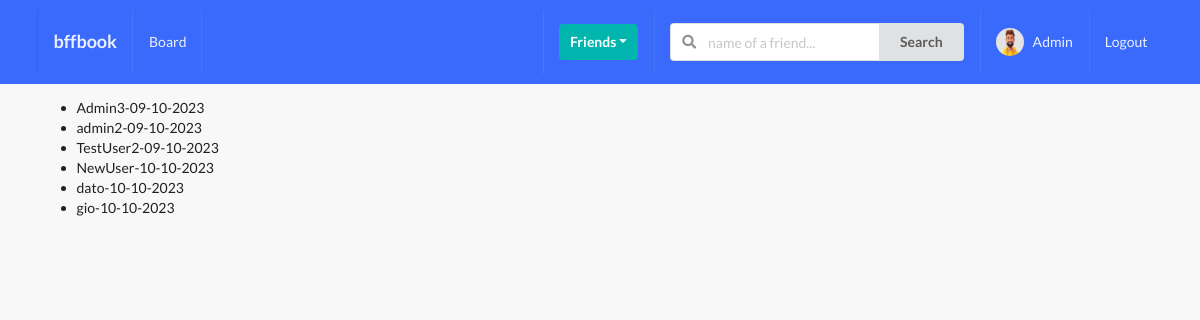
The page /profiles/to-invite/ (signed in) on the database its author committed.
### profiles/models.py (models this page shows, shortened)
class Profile(models.Model):
    first_name = models.CharField(max_length=200, blank=True)
    last_name = models.CharField(max_length=200, blank=True)
    user = models.OneToOneField(User, on_delete=models.CASCADE)
    bio = models.TextField(default="no bio...", max_length=300)
    email = models.EmailField(max_length=200, blank=True)
    country = models.CharField(max_length=200, blank=True)
    avatar = models.ImageField(default='avatar.png', upload_to='avatars/')
    friends = models.ManyToManyField(User, blank=True, related_name='friends')
    slug = models.SlugField(unique=True, blank=True)
    updated = models.DateTimeField(auto_now=True)
    created = models.DateTimeField(auto_now_add=True)
    objects = ProfileManager()
    def __str__(self):
        return f"{self.user.username}-{self.created.strftime('%d-%m-%Y')}"
    __initial_first_name = None
    __initial_last_name = None
    def __init__(self, *args, **kwargs):
        super().__init__(*args, **kwargs)
        self.__initial_first_name = self.first_name
        self.__initial_last_name = self.last_name

### profiles/views.py (the view)
# urls.py: path('to-invite/', invite_profiles_list_view, name='invite-profiles-view'),
@login_required
def invite_profiles_list_view(request):
    user = request.user
    qs = Profile.objects.get_all_profiles_to_invite(user)
    context = {'qs': qs}
    return render(request, 'profiles/to_invite_list.html', context)

### profiles/context_processors.py (called while the page is built)
def profile_pic(request):
    if request.user.is_authenticated:
        profile_obj = Profile.objects.get(user=request.user)
        pic = profile_obj.avatar
        return {'picture': pic}
    return {}

def invatations_received_no(request):
    if request.user.is_authenticated:
        profile_obj = Profile.objects.get(user=request.user)
        qs_count = Relationship.objects.invatations_received(
            profile_obj).count()
        return {'invites_num': qs_count}
    return {}

### profiles/models.py (called while the page is built)
    def get_all_profiles_to_invite(self, sender):
        profiles = Profile.objects.all().exclude(user=sender)
        profile = Profile.objects.get(user=sender)
        qs = Relationship.objects.filter(
            Q(sender=profile) | Q(receiver=profile))
        print(qs)
        print("#########")
        accepted = set([])
        for rel in qs:
            if rel.status == 'accepted':
                accepted.add(rel.receiver)
                accepted.add(rel.sender)
        print(accepted)
        print("#########")
        available = [
            profile for profile in profiles if profile not in accepted]
        print(available)
        print("#########")
        return available

    def invatations_received(self, receiver):
        qs = Relationship.objects.filter(receiver=receiver, status='send')
        return qs

    def __str__(self):
        return f"{self.sender}-{self.receiver}-{self.status}"

### profiles/templates/profiles/to_invite_list.html (shortened to what this page needs)
{% extends 'base.html' %}
{% block content %}
<ul>
    {% for item in qs %}
    <li>{{item}}</li>
    {% endfor %}
</ul>
{% endblock content %}

### templates/main/navbar.html (shortened to what this page needs)
{% url 'home-view' as path_to_home %}
{% url 'posts:main-post-view' as path_to_posts %}
{% url 'profiles:my-profile-view' as path_to_my_profile %}
<div class="ui inverted menu nav mb-7">
    <div class="ui container">
        <a href="{{path_to_home}}" class="{% if request.path == path_to_home %}active{% endif %} item">
            <h3>bffbook</h3>
        </a>
        {% if request.user.is_authenticated %}
        <a href="{{path_to_posts}}" class="{% if request.path == path_to_posts %}active{% endif %} item">
            Board
        </a>
        {% endif %}
        <div class="right menu">
            {% if request.user.is_authenticated %}
            <div class="item">
                <div class="ui floating dropdown icon button teal"> Friends
                    <i class="dropdown icon"></i>
                </div>
            </div>
            <div class="item">
                <form action="" method="GET">
                    <div class="ui action left icon input">
                        <input class="prompt" type="text" name='q' placeholder="name of a friend...">
                        <button type='submit' class="ui button">Search</button>
                    </div>
                </form>
            </div>
            <a href="{{path_to_my_profile}}" class="{% if request.path == path_to_my_profile %}active{% endif %} item">
                <img src={{picture.url}} class="ui avatar image">&nbsp;
                {{ request.user }}
            </a>
            <a href="{% url 'account_logout' %}" class="ui item">
                Logout
            </a>
            {% else %}
            <a href="{% url 'account_login' %}" class="ui item">
                Login
            </a>
            {% endif %}
        </div>
    </div>
</div>

### static_project/style.css (style rules this page uses)
body { background: #f8f8f8 !important; }
.nav { border-radius: 0px !important; padding: 10px 0 10px 0 !important; background-color: #396afc !important; }
.mb-7 { margin-bottom: 7px !important; }

### rows shown on the page
Profile: user+created "Admin3-09-10-2023"
Profile: user+created "admin2-09-10-2023"
Profile: user+created "TestUser2-09-10-2023"
Profile: user+created "NewUser-10-10-2023"
Profile: user+created "dato-10-10-2023"
Profile: user+created "gio-10-10-2023"

### other values the page prints
{{ request.user }} "Admin"
